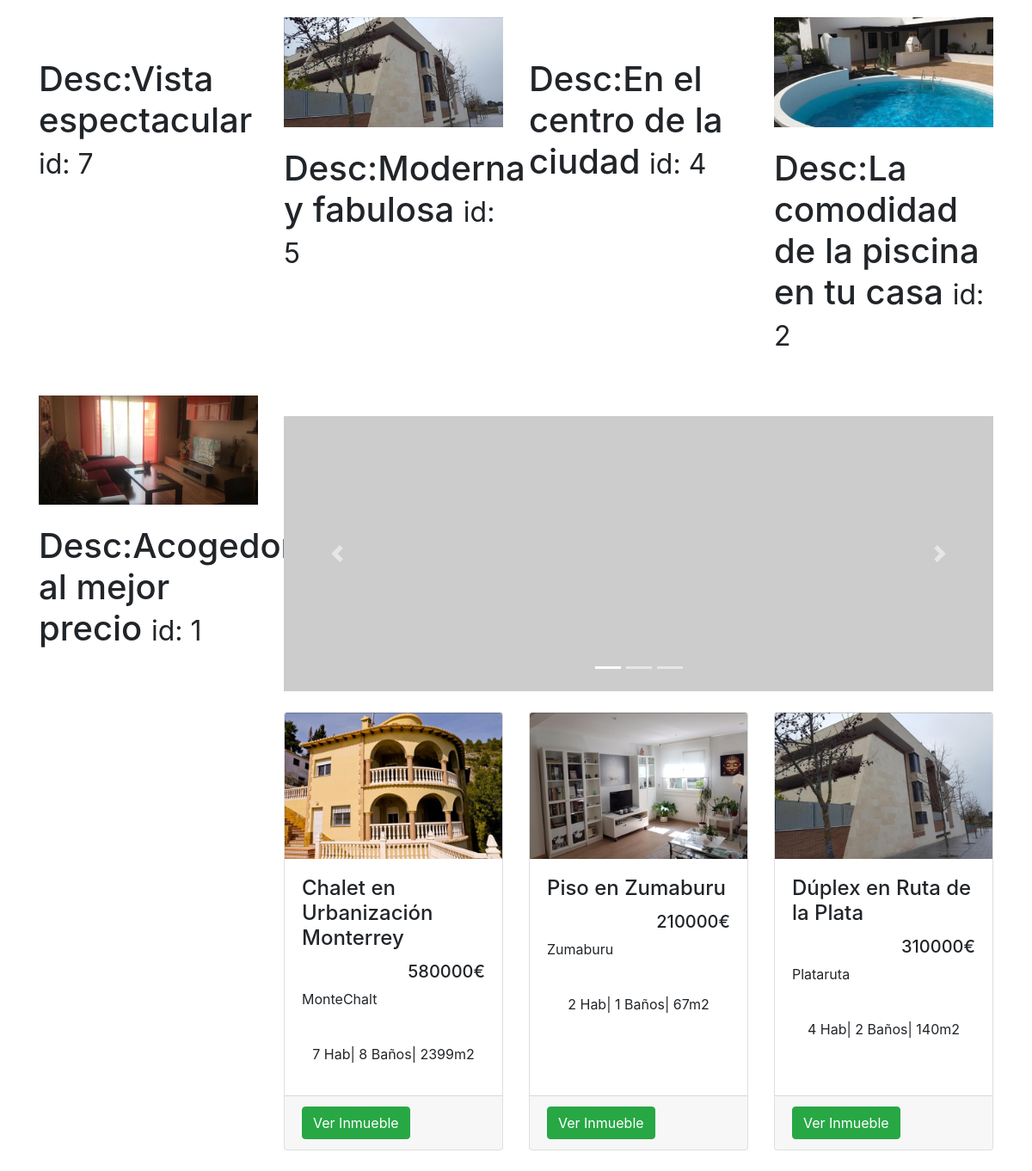
Screenshot of /showHome.php with the database file from the repository.
### tables this page shows
CREATE TABLE IF NOT EXISTS `inmueble` (
  `IMN_id` int(11) NOT NULL AUTO_INCREMENT,
  `IMN_Titulo` varchar(50) NOT NULL,
  `IMN_tipo` varchar(23) NOT NULL,
  `IMN_referencia` varchar(50) NOT NULL,
  `IMN_desc` varchar(700) NOT NULL,
  `IMN_precio` double NOT NULL,
  `IMN_habitaciones` int(1) DEFAULT NULL,
  `IMN_banos` int(1) DEFAULT NULL,
  `IMN_m2` int(11) NOT NULL,
  `IMN_anoconstruccion` int(11) NOT NULL,
  `IMN_certificadoener` varchar(5) DEFAULT NULL,
  `IMN_venta` varchar(20) NOT NULL,
  `IMN_dest` tinyint(1) NOT NULL,
  `IMN_organizacion` int(11) NOT NULL,
  PRIMARY KEY (`IMN_id`)
);

### web/showHome.php (the view, shortened to what this page needs)
<!DOCTYPE html>
<html>
  <head>
    <link href="dist/css/bootstrap.min.css" rel="stylesheet">
    <link href="dist/css/justified-nav.css" rel="stylesheet">
    <link href="dist/css/propio.css" rel="stylesheet">
  </head>
<body>
    <div class="container">
      <div class="row">
        <?php
            $servername = "localhost";
            $username = "root";
            $password = "";
            $dbname = "gecko";
            $conn = new mysqli($servername, $username, $password, $dbname);
            $sql = "SELECT IMG_path,IMG_id_INM,IMG_destacada,IMG_descripcion FROM  imagen WHERE IMG_destacada=1 GROUP BY IMG_id_INM  ORDER BY IMG_id_INM DESC LIMIT 6";
            $result = $conn->query($sql);
            if ($result->num_rows > 0) {
                while($row = $result->fetch_assoc()) {
                         echo'  <div class="col-md-3 col-sm-6 mb-4">
                      <a href="#">
                        <img class="img-fluid" src="'. $row["IMG_path"].'"   alt="">
                      </a>
                      <h1 class="my-4">Desc:'. $row["IMG_descripcion"] .'
                            <small>id: '. $row["IMG_id_INM"] .'</small>
                          </h1>
                    </div>';
                }
            } else {
                echo "0 results";
            }
            ?>
        <div class="col-lg-9">
          <div id="carouselExampleIndicators" class="carousel slide my-4" data-ride="carousel">
            <ol class="carousel-indicators">
              <li data-target="#carouselExampleIndicators" data-slide-to="0" class="active"></li>
              <li data-target="#carouselExampleIndicators" data-slide-to="1"></li>
              <li data-target="#carouselExampleIndicators" data-slide-to="2"></li>
            </ol>
            <div class="carousel-inner" role="listbox">
              <div class="carousel-item active">
                <img class="d-block img-fluid" src="http://placehold.it/900x350" alt="First slide">
              </div>
            </div>
            <a class="carousel-control-prev" href="#carouselExampleIndicators" role="button" data-slide="prev">
              <span class="carousel-control-prev-icon" aria-hidden="true"></span>
            </a>
            <a class="carousel-control-next" href="#carouselExampleIndicators" role="button" data-slide="next">
              <span class="carousel-control-next-icon" aria-hidden="true"></span>
            </a>
          </div>
          <div class="row">
            <?php
            $servername = "localhost";
            $username = "root";
            $password = "";
            $dbname = "gecko";
            $conn = new mysqli($servername, $username, $password, $dbname);
            $sql = "SELECT IMN_id,IMN_Titulo, IMN_referencia,IMN_precio,IMN_habitaciones,IMN_habitaciones,IMN_banos,IMN_m2,IMN_venta, IMG_path FROM inmueble, imagen WHERE IMN_id=IMG_id_INM GROUP BY IMN_id ORDER BY IMN_id DESC LIMIT 3";
            $result = $conn->query($sql);
            if ($result->num_rows > 0) {
                while($row = $result->fetch_assoc()) {
                    echo'<div class="col-lg-4 col-md-6 mb-4">
                    <div class="card h-100">
                    <a href="href="inmueble.php?id='. $row["IMN_id"].'"><img class="card-img-top" src="'. $row["IMG_path"].'" alt=""></a>
                    <div class="card-body">
                      <h4 class="card-title">
                        '. $row["IMN_Titulo"] .'
                      </h4>
                      <h5 style="text-align: right;">'. $row["IMN_precio"] .'€</h5>
                      <p class="card-text">'. $row["IMN_referencia"] .' <br>'. $row["IMN_venta"] .'<br> <center>'. $row["IMN_habitaciones"] .' Hab| '. $row["IMN_banos"] .' Baños| '. $row["IMN_m2"] .'m2 </center> </p>
                    </div>
                        <div class="card-footer">
                            <a href="inmueble.php?id='. $row["IMN_id"].'">
                            <button type="button" class="btn btn-success">Ver Inmueble</button></a>
                        </div>
                    </div>
                </div>';
                }
            } else {
                echo "0 results";
            }
            ?>
          </div>
        </div>
      </div>
    </div>
</body>
</html>

### rows the page displays
inmueble: shows a picture, IMN_Titulo "Chalet en Urbanización Monterrey", IMN_precio "580000", IMN_referencia "MonteChalt", IMN_habitaciones "7", IMN_banos "8", IMN_m2 "2399"
inmueble: shows a picture, IMN_Titulo "Piso en Zumaburu", IMN_precio "210000", IMN_referencia "Zumaburu", IMN_habitaciones "2", IMN_banos "1", IMN_m2 "67"
inmueble: shows a picture, IMN_Titulo "Dúplex en Ruta de la Plata", IMN_precio "310000", IMN_referencia "Plataruta", IMN_habitaciones "4", IMN_banos "2", IMN_m2 "140"

### other values shown
$row["IMG_descripcion"] "Vista espectacular"
$row["IMG_id_INM"] "7"
$row["IMG_descripcion"] "Moderna y fabulosa"
$row["IMG_id_INM"] "5"
$row["IMG_descripcion"] "En el centro de la ciudad"
$row["IMG_id_INM"] "4"
$row["IMG_descripcion"] "La comodidad de la piscina en tu casa"
$row["IMG_id_INM"] "2"
$row["IMG_descripcion"] "Acogedor al mejor precio"
$row["IMG_id_INM"] "1"
